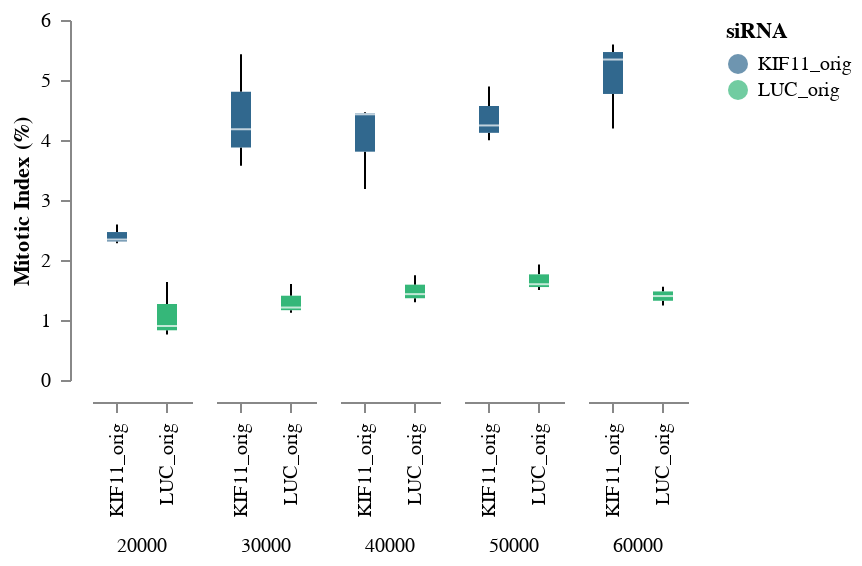

Notebook code cell kept with this figure:
### Code cell
BINBOX_MitoticIndex_Time_IM = Binned_Boxplot2(
    data = df[df["Cells"] == "IM"],
    x = 'siRNA',
    y = 'Mitotic Index (%)',
    x_title = '',
    y_title = 'Mitotic Index (%)',
    color = 'siRNA',
    column = 'Seeding_cm-2',
    y_min = 0,
    y_max = 6
)
BINBOX_MitoticIndex_Time_IM

### Figure 1 — Vega-Lite specification as saved in the notebook (floating-point values rounded to 4 significant figures)
{"config": {"view": {"continuousWidth": 300, "continuousHeight": 300, "stroke": "transparent", "strokeWidth": 0.5}, "axis": {"grid": true, "labelPadding": 5, "offset": 10, "ticks": true}, "facet": {"spacing": 10}, "header": {"labelOrient": "bottom", "title": null}}, "data": {"name": "data-6488ffdccf44e27ab6c1a7b781bdab5e"}, "mark": {"type": "boxplot", "extent": "min-max", "size": 10}, "encoding": {"color": {"field": "siRNA", "scale": {"scheme": "viridis"}, "type": "nominal"}, "column": {"field": "Seeding_cm-2", "type": "quantitative"}, "x": {"axis": {"grid": false}, "field": "siRNA", "title": null, "type": "nominal"}, "y": {"axis": {"grid": false}, "field": "Mitotic Index (%)", "scale": {"domain": [0, 6]}, "title": "Mitotic Index (%)", "type": "quantitative"}}, "height": 180, "width": 50, "$schema": "https://vega.github.io/schema/vega-lite/v5.20.1.json", "datasets": {"data-6488ffdccf44e27ab6c1a7b781bdab5e": [{"Row": 2, "Column": 2, "Plane": 1, "Timepoint": 1, "Modified Nuclei - Number of Objects": 2125, "Modified Nuclei - Intensity Region Alexa 647 Mean - Mean per Well": 325.0, "Modified Nuclei - Intensity Region Alexa 647 Mean - StdDev per Well": 1618.0, "Modified Nuclei - Region Area [¬µm¬≤] - Mean per Well": 202.2, "Modified Nuclei - Region Area [¬µm¬≤] - StdDev per Well": 92.59, "Mitotic cells - Number of Objects": 33, "Mitotic Index (%)": 1.553, "Number of Analyzed Fields": 4, "Height [¬µm]": 0, "Time [s]": 0, "Compound": null, "Concentration": null, "Cells": "IM", "Cell Count": null, "Seeding_cm-2": 60000, "siRNA": "LUC_orig", "Mitotic_index_relative": 1.111, "Population_density_cells_per_mm2": 1295.0, "Seeding_mm-2": 600.0}, {"Row": 3, "Column": 2, "Plane": 1, "Timepoint": 1, "Modified Nuclei - Number of Objects": 2334, "Modified Nuclei - Intensity Region Alexa 647 Mean - Mean per Well": 293.7, "Modified Nuclei - Intensity Region Alexa 647 Mean - StdDev per Well": 1483.0, "Modified Nuclei - Region Area [¬µm¬≤] - Mean per Well": 203.3, "Modified Nuclei - Region Area [¬µm¬≤] - StdDev per Well": 91.03, "Mitotic cells - Number of Objects": 29, "Mitotic Index (%)": 1.243, "Number of Analyzed Fields": 4, "Height [¬µm]": 0, "Time [s]": 0, "Compound": null, "Concentration": null, "Cells": "IM", "Cell Count": null, "Seeding_cm-2": 60000, "siRNA": "LUC_orig", "Mitotic_index_relative": 0.8887, "Population_density_cells_per_mm2": 1422.0, "Seeding_mm-2": 600.0}, {"Row": 4, "Column": 2, "Plane": 1, "Timepoint": 1, "Modified Nuclei - Number of Objects": 2073, "Modified Nuclei - Intensity Region Alexa 647 Mean - Mean per Well": 282.6, "Modified Nuclei - Intensity Region Alexa 647 Mean - StdDev per Well": 1086.0, "Modified Nuclei - Region Area [¬µm¬≤] - Mean per Well": 208.7, "Modified Nuclei - Region Area [¬µm¬≤] - StdDev per Well": 127.3, "Mitotic cells - Number of Objects": 29, "Mitotic Index (%)": 1.399, "Number of Analyzed Fields": 4, "Height [¬µm]": 0, "Time [s]": 0, "Compound": null, "Concentration": null, "Cells": "IM", "Cell Count": null, "Seeding_cm-2": 60000, "siRNA": "LUC_orig", "Mitotic_index_relative": 1.001, "Population_density_cells_per_mm2": 1263.0, "Seeding_mm-2": 600.0}, {"Row": 5, "Column": 2, "Plane": 1, "Timepoint": 1, "Modified Nuclei - Number of Objects": 1735, "Modified Nuclei - Intensity Region Alexa 647 Mean - Mean per Well": 843.3, "Modified Nuclei - Intensity Region Alexa 647 Mean - StdDev per Well": 3018.0, "Modified Nuclei - Region Area [¬µm¬≤] - Mean per Well": 207.9, "Modified Nuclei - Region Area [¬µm¬≤] - StdDev per Well": 95.68, "Mitotic cells - Number of Objects": 97, "Mitotic Index (%)": 5.591, "Number of Analyzed Fields": 4, "Height [¬µm]": 0, "Time [s]": 0, "Compound": null, "Concentration": null, "Cells": "IM", "Cell Count": null, "Seeding_cm-2": 60000, "siRNA": "KIF11_orig", "Mitotic_index_relative": 3.999, "Population_density_cells_per_mm2": 1057.0, "Seeding_mm-2": 600.0}, {"Row": 6, "Column": 2, "Plane": 1, "Timepoint": 1, "Modified Nuclei - Number of Objects": 1685, "Modified Nuclei - Intensity Region Alexa 647 Mean - Mean per Well": 801.6, "Modified Nuclei - Intensity Region Alexa 647 Mean - StdDev per Well": 2831.0, "Modified Nuclei - Region Area [¬µm¬≤] - Mean per Well": 215.1, "Modified Nuclei - Region Area [¬µm¬≤] - StdDev per Well": 97.85, "Mitotic cells - Number of Objects": 90, "Mitotic Index (%)": 5.341, "Number of Analyzed Fields": 4, "Height [¬µm]": 0, "Time [s]": 0, "Compound": null, "Concentration": null, "Cells": "IM", "Cell Count": null, "Seeding_cm-2": 60000, "siRNA": "KIF11_orig", "Mitotic_index_relative": 3.82, "Population_density_cells_per_mm2": 1027.0, "Seeding_mm-2": 600.0}, {"Row": 7, "Column": 2, "Plane": 1, "Timepoint": 1, "Modified Nuclei - Number of Objects": 1860, "Modified Nuclei - Intensity Region Alexa 647 Mean - Mean per Well": 443.1, "Modified Nuclei - Intensity Region Alexa 647 Mean - StdDev per Well": 1422.0, "Modified Nuclei - Region Area [¬µm¬≤] - Mean per Well": 219.4, "Modified Nuclei - Region Area [¬µm¬≤] - StdDev per Well": 133.2, "Mitotic cells - Number of Objects": 78, "Mitotic Index (%)": 4.194, "Number of Analyzed Fields": 4, "Height [¬µm]": 0, "Time [s]": 0, "Compound": null, "Concentration": null, "Cells": "IM", "Cell Count": null, "Seeding_cm-2": 60000, "siRNA": "KIF11_orig", "Mitotic_index_relative": 2.999, "Population_density_cells_per_mm2": 1133.0, "Seeding_mm-2": 600.0}, {"Row": 2, "Column": 3, "Plane": 1, "Timepoint": 1, "Modified Nuclei - Number of Objects": 1942, "Modified Nuclei - Intensity Region Alexa 647 Mean - Mean per Well": 372.5, "Modified Nuclei - Intensity Region Alexa 647 Mean - StdDev per Well": 1890.0, "Modified Nuclei - Region Area [¬µm¬≤] - Mean per Well": 205.6, "Modified Nuclei - Region Area [¬µm¬≤] - StdDev per Well": 95.32, "Mitotic cells - Number of Objects": 31, "Mitotic Index (%)": 1.596, "Number of Analyzed Fields": 4, "Height [¬µm]": 0, "Time [s]": 0, "Compound": null, "Concentration": null, "Cells": "IM", "Cell Count": null, "Seeding_cm-2": 50000, "siRNA": "LUC_orig", "Mitotic_index_relative": 0.9536, "Population_density_cells_per_mm2": 1183.0, "Seeding_mm-2": 500.0}, {"Row": 3, "Column": 3, "Plane": 1, "Timepoint": 1, "Modified Nuclei - Number of Objects": 2026, "Modified Nuclei - Intensity Region Alexa 647 Mean - Mean per Well": 339.0, "Modified Nuclei - Intensity Region Alexa 647 Mean - StdDev per Well": 1486.0, "Modified Nuclei - Region Area [¬µm¬≤] - Mean per Well": 203.1, "Modified Nuclei - Region Area [¬µm¬≤] - StdDev per Well": 90.72, "Mitotic cells - Number of Objects": 39, "Mitotic Index (%)": 1.925, "Number of Analyzed Fields": 4, "Height [¬µm]": 0, "Time [s]": 0, "Compound": null, "Concentration": null, "Cells": "IM", "Cell Count": null, "Seeding_cm-2": 50000, "siRNA": "LUC_orig", "Mitotic_index_relative": 1.15, "Population_density_cells_per_mm2": 1235.0, "Seeding_mm-2": 500.0}, {"Row": 4, "Column": 3, "Plane": 1, "Timepoint": 1, "Modified Nuclei - Number of Objects": 2064, "Modified Nuclei - Intensity Region Alexa 647 Mean - Mean per Well": 270.7, "Modified Nuclei - Intensity Region Alexa 647 Mean - StdDev per Well": 965.7, "Modified Nuclei - Region Area [¬µm¬≤] - Mean per Well": 207.1, "Modified Nuclei - Region Area [¬µm¬≤] - StdDev per Well": 93.99, "Mitotic cells - Number of Objects": 31, "Mitotic Index (%)": 1.502, "Number of Analyzed Fields": 4, "Height [¬µm]": 0, "Time [s]": 0, "Compound": null, "Concentration": null, "Cells": "IM", "Cell Count": null, "Seeding_cm-2": 50000, "siRNA": "LUC_orig", "Mitotic_index_relative": 0.8972, "Population_density_cells_per_mm2": 1258.0, "Seeding_mm-2": 500.0}, {"Row": 5, "Column": 3, "Plane": 1, "Timepoint": 1, "Modified Nuclei - Number of Objects": 1201, "Modified Nuclei - Intensity Region Alexa 647 Mean - Mean per Well": 655.3, "Modified Nuclei - Intensity Region Alexa 647 Mean - StdDev per Well": 2592.0, "Modified Nuclei - Region Area [¬µm¬≤] - Mean per Well": 218.9, "Modified Nuclei - Region Area [¬µm¬≤] - StdDev per Well": 102.0, "Mitotic cells - Number of Objects": 48, "Mitotic Index (%)": 3.997, "Number of Analyzed Fields": 4, "Height [¬µm]": 0, "Time [s]": 0, "Compound": null, "Concentration": null, "Cells": "IM", "Cell Count": null, "Seeding_cm-2": 50000, "siRNA": "KIF11_orig", "Mitotic_index_relative": 2.387, "Population_density_cells_per_mm2": 731.9, "Seeding_mm-2": 500.0}, {"Row": 6, "Column": 3, "Plane": 1, "Timepoint": 1, "Modified Nuclei - Number of Objects": 1370, "Modified Nuclei - Intensity Region Alexa 647 Mean - Mean per Well": 702.3, "Modified Nuclei - Intensity Region Alexa 647 Mean - StdDev per Well": 2554.0, "Modified Nuclei - Region Area [¬µm¬≤] - Mean per Well": 217.1, "Modified Nuclei - Region Area [¬µm¬≤] - StdDev per Well": 100.7, "Mitotic cells - Number of Objects": 67, "Mitotic Index (%)": 4.891, "Number of Analyzed Fields": 4, "Height [¬µm]": 0, "Time [s]": 0, "Compound": null, "Concentration": null, "Cells": "IM", "Cell Count": null, "Seeding_cm-2": 50000, "siRNA": "KIF11_orig", "Mitotic_index_relative": 2.921, "Population_density_cells_per_mm2": 834.9, "Seeding_mm-2": 500.0}, {"Row": 7, "Column": 3, "Plane": 1, "Timepoint": 1, "Modified Nuclei - Number of Objects": 1320, "Modified Nuclei - Intensity Region Alexa 647 Mean - Mean per Well": 483.0, "Modified Nuclei - Intensity Region Alexa 647 Mean - StdDev per Well": 1620.0, "Modified Nuclei - Region Area [¬µm¬≤] - Mean per Well": 218.1, "Modified Nuclei - Region Area [¬µm¬≤] - StdDev per Well": 101.3, "Mitotic cells - Number of Objects": 56, "Mitotic Index (%)": 4.242, "Number of Analyzed Fields": 4, "Height [¬µm]": 0, "Time [s]": 0, "Compound": null, "Concentration": null, "Cells": "IM", "Cell Count": null, "Seeding_cm-2": 50000, "siRNA": "KIF11_orig", "Mitotic_index_relative": 2.534, "Population_density_cells_per_mm2": 804.4, "Seeding_mm-2": 500.0}, {"Row": 2, "Column": 4, "Plane": 1, "Timepoint": 1, "Modified Nuclei - Number of Objects": 1677, "Modified Nuclei - Intensity Region Alexa 647 Mean - Mean per Well": 374.1, "Modified Nuclei - Intensity Region Alexa 647 Mean - StdDev per Well": 2083.0, "Modified Nuclei - Region Area [¬µm¬≤] - Mean per Well": 204.7, "Modified Nuclei - Region Area [¬µm¬≤] - StdDev per Well": 88.41, "Mitotic cells - Number of Objects": 24, "Mitotic Index (%)": 1.431, "Number of Analyzed Fields": 4, "Height [¬µm]": 0, "Time [s]": 0, "Compound": null, "Concentration": null, "Cells": "IM", "Cell Count": null, "Seeding_cm-2": 40000, "siRNA": "LUC_orig", "Mitotic_index_relative": 0.9602, "Population_density_cells_per_mm2": 1022.0, "Seeding_mm-2": 400.0}, {"Row": 3, "Column": 4, "Plane": 1, "Timepoint": 1, "Modified Nuclei - Number of Objects": 1391, "Modified Nuclei - Intensity Region Alexa 647 Mean - Mean per Well": 323.0, "Modified Nuclei - Intensity Region Alexa 647 Mean - StdDev per Well": 1600.0, "Modified Nuclei - Region Area [¬µm¬≤] - Mean per Well": 209.3, "Modified Nuclei - Region Area [¬µm¬≤] - StdDev per Well": 84.48, "Mitotic cells - Number of Objects": 18, "Mitotic Index (%)": 1.294, "Number of Analyzed Fields": 4, "Height [¬µm]": 0, "Time [s]": 0, "Compound": null, "Concentration": null, "Cells": "IM", "Cell Count": null, "Seeding_cm-2": 40000, "siRNA": "LUC_orig", "Mitotic_index_relative": 0.8682, "Population_density_cells_per_mm2": 847.7, "Seeding_mm-2": 400.0}, {"Row": 4, "Column": 4, "Plane": 1, "Timepoint": 1, "Modified Nuclei - Number of Objects": 1546, "Modified Nuclei - Intensity Region Alexa 647 Mean - Mean per Well": 295.9, "Modified Nuclei - Intensity Region Alexa 647 Mean - StdDev per Well": 1123.0, "Modified Nuclei - Region Area [¬µm¬≤] - Mean per Well": 199.0, "Modified Nuclei - Region Area [¬µm¬≤] - StdDev per Well": 84.49, "Mitotic cells - Number of Objects": 27, "Mitotic Index (%)": 1.746, "Number of Analyzed Fields": 4, "Height [¬µm]": 0, "Time [s]": 0, "Compound": null, "Concentration": null, "Cells": "IM", "Cell Count": null, "Seeding_cm-2": 40000, "siRNA": "LUC_orig", "Mitotic_index_relative": 1.172, "Population_density_cells_per_mm2": 942.1, "Seeding_mm-2": 400.0}, {"Row": 5, "Column": 4, "Plane": 1, "Timepoint": 1, "Modified Nuclei - Number of Objects": 1084, "Modified Nuclei - Intensity Region Alexa 647 Mean - Mean per Well": 789.0, "Modified Nuclei - Intensity Region Alexa 647 Mean - StdDev per Well": 3092.0, "Modified Nuclei - Region Area [¬µm¬≤] - Mean per Well": 216.1, "Modified Nuclei - Region Area [¬µm¬≤] - StdDev per Well": 85.89, "Mitotic cells - Number of Objects": 48, "Mitotic Index (%)": 4.428, "Number of Analyzed Fields": 4, "Height [¬µm]": 0, "Time [s]": 0, "Compound": null, "Concentration": null, "Cells": "IM", "Cell Count": null, "Seeding_cm-2": 40000, "siRNA": "KIF11_orig", "Mitotic_index_relative": 2.971, "Population_density_cells_per_mm2": 660.6, "Seeding_mm-2": 400.0}, {"Row": 6, "Column": 4, "Plane": 1, "Timepoint": 1, "Modified Nuclei - Number of Objects": 1031, "Modified Nuclei - Intensity Region Alexa 647 Mean - Mean per Well": 674.4, "Modified Nuclei - Intensity Region Alexa 647 Mean - StdDev per Well": 2401.0, "Modified Nuclei - Region Area [¬µm¬≤] - Mean per Well": 210.8, "Modified Nuclei - Region Area [¬µm¬≤] - StdDev per Well": 96.15, "Mitotic cells - Number of Objects": 46, "Mitotic Index (%)": 4.462, "Number of Analyzed Fields": 4, "Height [¬µm]": 0, "Time [s]": 0, "Compound": null, "Concentration": null, "Cells": "IM", "Cell Count": null, "Seeding_cm-2": 40000, "siRNA": "KIF11_orig", "Mitotic_index_relative": 2.993, "Population_density_cells_per_mm2": 628.3, "Seeding_mm-2": 400.0}, {"Row": 7, "Column": 4, "Plane": 1, "Timepoint": 1, "Modified Nuclei - Number of Objects": 1571, "Modified Nuclei - Intensity Region Alexa 647 Mean - Mean per Well": 430.4, "Modified Nuclei - Intensity Region Alexa 647 Mean - StdDev per Well": 1558.0, "Modified Nuclei - Region Area [¬µm¬≤] - Mean per Well": 213.8, "Modified Nuclei - Region Area [¬µm¬≤] - StdDev per Well": 91.43, "Mitotic cells - Number of Objects": 50, "Mitotic Index (%)": 3.183, "Number of Analyzed Fields": 4, "Height [¬µm]": 0, "Time [s]": 0, "Compound": null, "Concentration": null, "Cells": "IM", "Cell Count": null, "Seeding_cm-2": 40000, "siRNA": "KIF11_orig", "Mitotic_index_relative": 2.135, "Population_density_cells_per_mm2": 957.4, "Seeding_mm-2": 400.0}, {"Row": 2, "Column": 5, "Plane": 1, "Timepoint": 1, "Modified Nuclei - Number of Objects": 1249, "Modified Nuclei - Intensity Region Alexa 647 Mean - Mean per Well": 427.0, "Modified Nuclei - Intensity Region Alexa 647 Mean - StdDev per Well": 2341.0, "Modified Nuclei - Region Area [¬µm¬≤] - Mean per Well": 203.1, "Modified Nuclei - Region Area [¬µm¬≤] - StdDev per Well": 93.22, "Mitotic cells - Number of Objects": 20, "Mitotic Index (%)": 1.601, "Number of Analyzed Fields": 4, "Height [¬µm]": 0, "Time [s]": 0, "Compound": null, "Concentration": null, "Cells": "IM", "Cell Count": null, "Seeding_cm-2": 30000, "siRNA": "LUC_orig", "Mitotic_index_relative": 1.223, "Population_density_cells_per_mm2": 761.1, "Seeding_mm-2": 300.0}, {"Row": 3, "Column": 5, "Plane": 1, "Timepoint": 1, "Modified Nuclei - Number of Objects": 983, "Modified Nuclei - Intensity Region Alexa 647 Mean - Mean per Well": 245.3, "Modified Nuclei - Intensity Region Alexa 647 Mean - StdDev per Well": 1145.0, "Modified Nuclei - Region Area [¬µm¬≤] - Mean per Well": 207.7, "Modified Nuclei - Region Area [¬µm¬≤] - StdDev per Well": 98.95, "Mitotic cells - Number of Objects": 11, "Mitotic Index (%)": 1.119, "Number of Analyzed Fields": 4, "Height [¬µm]": 0, "Time [s]": 0, "Compound": null, "Concentration": null, "Cells": "IM", "Cell Count": null, "Seeding_cm-2": 30000, "siRNA": "LUC_orig", "Mitotic_index_relative": 0.8549, "Population_density_cells_per_mm2": 599.0, "Seeding_mm-2": 300.0}, {"Row": 4, "Column": 5, "Plane": 1, "Timepoint": 1, "Modified Nuclei - Number of Objects": 1159, "Modified Nuclei - Intensity Region Alexa 647 Mean - Mean per Well": 263.3, "Modified Nuclei - Intensity Region Alexa 647 Mean - StdDev per Well": 993.3, "Modified Nuclei - Region Area [¬µm¬≤] - Mean per Well": 201.9, "Modified Nuclei - Region Area [¬µm¬≤] - StdDev per Well": 90.2, "Mitotic cells - Number of Objects": 14, "Mitotic Index (%)": 1.208, "Number of Analyzed Fields": 4, "Height [¬µm]": 0, "Time [s]": 0, "Compound": null, "Concentration": null, "Cells": "IM", "Cell Count": null, "Seeding_cm-2": 30000, "siRNA": "LUC_orig", "Mitotic_index_relative": 0.9228, "Population_density_cells_per_mm2": 706.3, "Seeding_mm-2": 300.0}, {"Row": 5, "Column": 5, "Plane": 1, "Timepoint": 1, "Modified Nuclei - Number of Objects": 784, "Modified Nuclei - Intensity Region Alexa 647 Mean - Mean per Well": 568.8, "Modified Nuclei - Intensity Region Alexa 647 Mean - StdDev per Well": 2314.0, "Modified Nuclei - Region Area [¬µm¬≤] - Mean per Well": 219.6, "Modified Nuclei - Region Area [¬µm¬≤] - StdDev per Well": 97.96, "Mitotic cells - Number of Objects": 28, "Mitotic Index (%)": 3.571, "Number of Analyzed Fields": 4, "Height [¬µm]": 0, "Time [s]": 0, "Compound": null, "Concentration": null, "Cells": "IM", "Cell Count": null, "Seeding_cm-2": 30000, "siRNA": "KIF11_orig", "Mitotic_index_relative": 2.728, "Population_density_cells_per_mm2": 477.8, "Seeding_mm-2": 300.0}, {"Row": 6, "Column": 5, "Plane": 1, "Timepoint": 1, "Modified Nuclei - Number of Objects": 670, "Modified Nuclei - Intensity Region Alexa 647 Mean - Mean per Well": 703.1, "Modified Nuclei - Intensity Region Alexa 647 Mean - StdDev per Well": 2693.0, "Modified Nuclei - Region Area [¬µm¬≤] - Mean per Well": 220.6, "Modified Nuclei - Region Area [¬µm¬≤] - StdDev per Well": 103.1, "Mitotic cells - Number of Objects": 28, "Mitotic Index (%)": 4.179, "Number of Analyzed Fields": 4, "Height [¬µm]": 0, "Time [s]": 0, "Compound": null, "Concentration": null, "Cells": "IM", "Cell Count": null, "Seeding_cm-2": 30000, "siRNA": "KIF11_orig", "Mitotic_index_relative": 3.193, "Population_density_cells_per_mm2": 408.3, "Seeding_mm-2": 300.0}, {"Row": 7, "Column": 5, "Plane": 1, "Timepoint": 1, "Modified Nuclei - Number of Objects": 663, "Modified Nuclei - Intensity Region Alexa 647 Mean - Mean per Well": 634.8, "Modified Nuclei - Intensity Region Alexa 647 Mean - StdDev per Well": 2067.0, "Modified Nuclei - Region Area [¬µm¬≤] - Mean per Well": 211.2, "Modified Nuclei - Region Area [¬µm¬≤] - StdDev per Well": 93.22, "Mitotic cells - Number of Objects": 36, "Mitotic Index (%)": 5.43, "Number of Analyzed Fields": 4, "Height [¬µm]": 0, "Time [s]": 0, "Compound": null, "Concentration": null, "Cells": "IM", "Cell Count": null, "Seeding_cm-2": 30000, "siRNA": "KIF11_orig", "Mitotic_index_relative": 4.148, "Population_density_cells_per_mm2": 404.0, "Seeding_mm-2": 300.0}, {"Row": 2, "Column": 6, "Plane": 1, "Timepoint": 1, "Modified Nuclei - Number of Objects": 612, "Modified Nuclei - Intensity Region Alexa 647 Mean - Mean per Well": 339.0, "Modified Nuclei - Intensity Region Alexa 647 Mean - StdDev per Well": 1682.0, "Modified Nuclei - Region Area [¬µm¬≤] - Mean per Well": 199.4, "Modified Nuclei - Region Area [¬µm¬≤] - StdDev per Well": 94.19, "Mitotic cells - Number of Objects": 10, "Mitotic Index (%)": 1.634, "Number of Analyzed Fields": 4, "Height [¬µm]": 0, "Time [s]": 0, "Compound": null, "Concentration": null, "Cells": "IM", "Cell Count": null, "Seeding_cm-2": 20000, "siRNA": "LUC_orig", "Mitotic_index_relative": 1.49, "Population_density_cells_per_mm2": 373.0, "Seeding_mm-2": 200.0}, {"Row": 3, "Column": 6, "Plane": 1, "Timepoint": 1, "Modified Nuclei - Number of Objects": 667, "Modified Nuclei - Intensity Region Alexa 647 Mean - Mean per Well": 234.1, "Modified Nuclei - Intensity Region Alexa 647 Mean - StdDev per Well": 946.1, "Modified Nuclei - Region Area [¬µm¬≤] - Mean per Well": 242.7, "Modified Nuclei - Region Area [¬µm¬≤] - StdDev per Well": 486.9, "Mitotic cells - Number of Objects": 6, "Mitotic Index (%)": 0.8996, "Number of Analyzed Fields": 4, "Height [¬µm]": 0, "Time [s]": 0, "Compound": null, "Concentration": null, "Cells": "IM", "Cell Count": null, "Seeding_cm-2": 20000, "siRNA": "LUC_orig", "Mitotic_index_relative": 0.82, "Population_density_cells_per_mm2": 406.5, "Seeding_mm-2": 200.0}, {"Row": 4, "Column": 6, "Plane": 1, "Timepoint": 1, "Modified Nuclei - Number of Objects": 924, "Modified Nuclei - Intensity Region Alexa 647 Mean - Mean per Well": 230.0, "Modified Nuclei - Intensity Region Alexa 647 Mean - StdDev per Well": 778.1, "Modified Nuclei - Region Area [¬µm¬≤] - Mean per Well": 207.2, "Modified Nuclei - Region Area [¬µm¬≤] - StdDev per Well": 88.54, "Mitotic cells - Number of Objects": 7, "Mitotic Index (%)": 0.7576, "Number of Analyzed Fields": 4, "Height [¬µm]": 0, "Time [s]": 0, "Compound": null, "Concentration": null, "Cells": "IM", "Cell Count": null, "Seeding_cm-2": 20000, "siRNA": "LUC_orig", "Mitotic_index_relative": 0.6906, "Population_density_cells_per_mm2": 563.1, "Seeding_mm-2": 200.0}, {"Row": 5, "Column": 6, "Plane": 1, "Timepoint": 1, "Modified Nuclei - Number of Objects": 395, "Modified Nuclei - Intensity Region Alexa 647 Mean - Mean per Well": 489.9, "Modified Nuclei - Intensity Region Alexa 647 Mean - StdDev per Well": 2106.0, "Modified Nuclei - Region Area [¬µm¬≤] - Mean per Well": 219.1, "Modified Nuclei - Region Area [¬µm¬≤] - StdDev per Well": 103.3, "Mitotic cells - Number of Objects": 9, "Mitotic Index (%)": 2.278, "Number of Analyzed Fields": 4, "Height [¬µm]": 0, "Time [s]": 0, "Compound": null, "Concentration": null, "Cells": "IM", "Cell Count": null, "Seeding_cm-2": 20000, "siRNA": "KIF11_orig", "Mitotic_index_relative": 2.077, "Population_density_cells_per_mm2": 240.7, "Seeding_mm-2": 200.0}, {"Row": 6, "Column": 6, "Plane": 1, "Timepoint": 1, "Modified Nuclei - Number of Objects": 386, "Modified Nuclei - Intensity Region Alexa 647 Mean - Mean per Well": 585.9, "Modified Nuclei - Intensity Region Alexa 647 Mean - StdDev per Well": 2459.0, "Modified Nuclei - Region Area [¬µm¬≤] - Mean per Well": 203.7, "Modified Nuclei - Region Area [¬µm¬≤] - StdDev per Well": 93.38, "Mitotic cells - Number of Objects": 10, "Mitotic Index (%)": 2.591, "Number of Analyzed Fields": 4, "Height [¬µm]": 0, "Time [s]": 0, "Compound": null, "Concentration": null, "Cells": "IM", "Cell Count": null, "Seeding_cm-2": 20000, "siRNA": "KIF11_orig", "Mitotic_index_relative": 2.362, "Population_density_cells_per_mm2": 235.2, "Seeding_mm-2": 200.0}, {"Row": 7, "Column": 6, "Plane": 1, "Timepoint": 1, "Modified Nuclei - Number of Objects": 299, "Modified Nuclei - Intensity Region Alexa 647 Mean - Mean per Well": 319.3, "Modified Nuclei - Intensity Region Alexa 647 Mean - StdDev per Well": 1089.0, "Modified Nuclei - Region Area [¬µm¬≤] - Mean per Well": 209.7, "Modified Nuclei - Region Area [¬µm¬≤] - StdDev per Well": 87.81, "Mitotic cells - Number of Objects": 7, "Mitotic Index (%)": 2.341, "Number of Analyzed Fields": 4, "Height [¬µm]": 0, "Time [s]": 0, "Compound": null, "Concentration": null, "Cells": "IM", "Cell Count": null, "Seeding_cm-2": 20000, "siRNA": "KIF11_orig", "Mitotic_index_relative": 2.134, "Population_density_cells_per_mm2": 182.2, "Seeding_mm-2": 200.0}]}}
